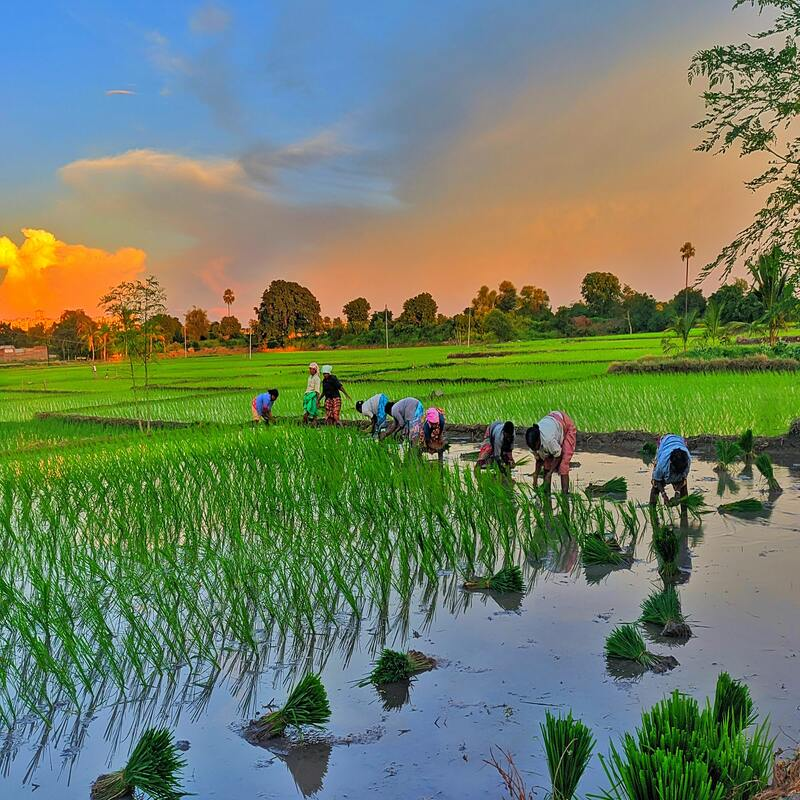
#> input picture Assignment-7/field.jpg, 800 x 800 px
$ python intensity_Histogram.py
#> lines starting #> are read from the running program, lines starting #| are printed output that depends on the picture
import cv2
import numpy as np
import matplotlib.pyplot as plt

def img_hist(img_set,hist_title_set):
    ch = len(img_set)
    j=2
    for i in range(ch):
        plt.subplot(2,4,j)
        plt.hist(img_set[i].ravel(),250,[0,250])
        plt.title(hist_title_set[i])
        j=j+2
    plt.savefig("intensity.jpg")
    plt.show()

def plt_img(img_set,img_title):
    ch = len(img_set)
    plt.figure(figsize=(20,20))
    j=1
    for i in range(ch):
        plt.subplot(2,4,j)
        plt.imshow(img_set[i],cmap='gray')
        plt.title(img_title[i])
        j = j+2

def move_intensity(grayscale,d):
    x,y = grayscale.shape
    processed_img = np.zeros((x,y),np.uint8)

    for i in range(x):
        for j in range(y):
            tmp =  grayscale[i,j] + d
            if (tmp > 255 ):
                tmp = 255
            if (tmp <0 ):
                tmp = 0
            processed_img[i,j] = tmp
    return processed_img

def band_intensity(grayscale,r1,r2):
    x,y = grayscale.shape
    processed_img = np.zeros((x,y),np.uint8)

    for i in range(x):
        for j in range(y):
            tmp =  grayscale[i,j]
            if (tmp < r1 ):
                tmp = r1
            if (tmp > r2 ):
                tmp = r2
            processed_img[i,j] = tmp
    return processed_img

def main():
    rgbImg = plt.imread('field.jpg')
#> rgbImg is the input picture: shape (800, 800, 3); mean R, G, B 111.6, 127.3, 101.7
    print(rgbImg.shape)
#| (800, 800, 3)
    grayscale = cv2.cvtColor(rgbImg,cv2.COLOR_RGB2GRAY)
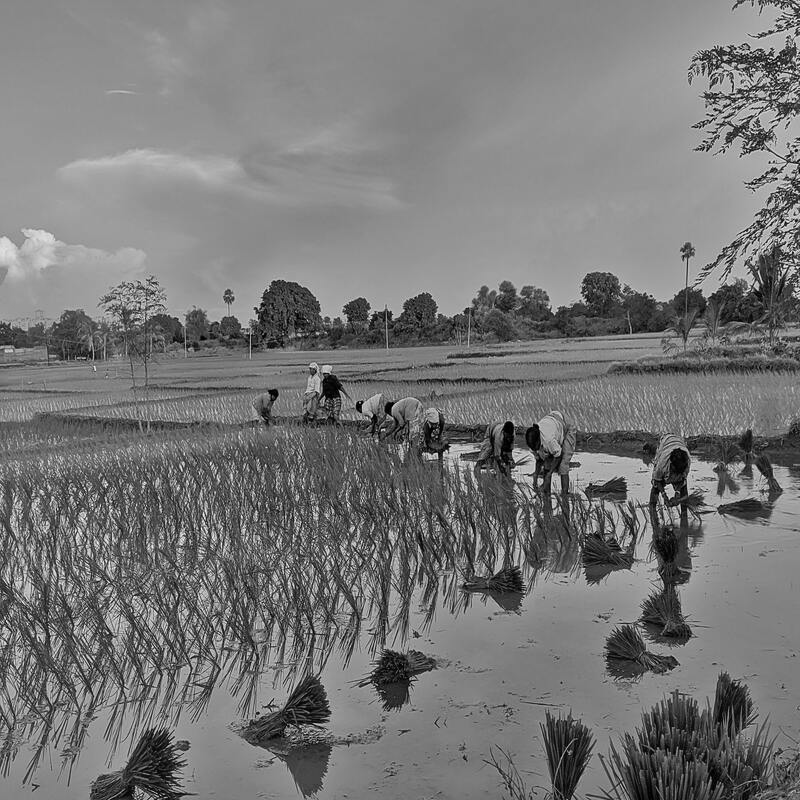
#> grayscale: shape (800, 800); min 0, max 252, mean 119.7
    print(grayscale.shape)
#| (800, 800)
    r,c = grayscale.shape
#> r = 800; c = 800

    movedLeft = np.zeros((r,c),dtype=np.uint8)
    movedRight = np.zeros((r,c),dtype=np.uint8)
    narrowBand = np.copy(grayscale)

    movedLeft = move_intensity(grayscale,90)
#> after the loop in move_intensity, `for i in range(x):`:
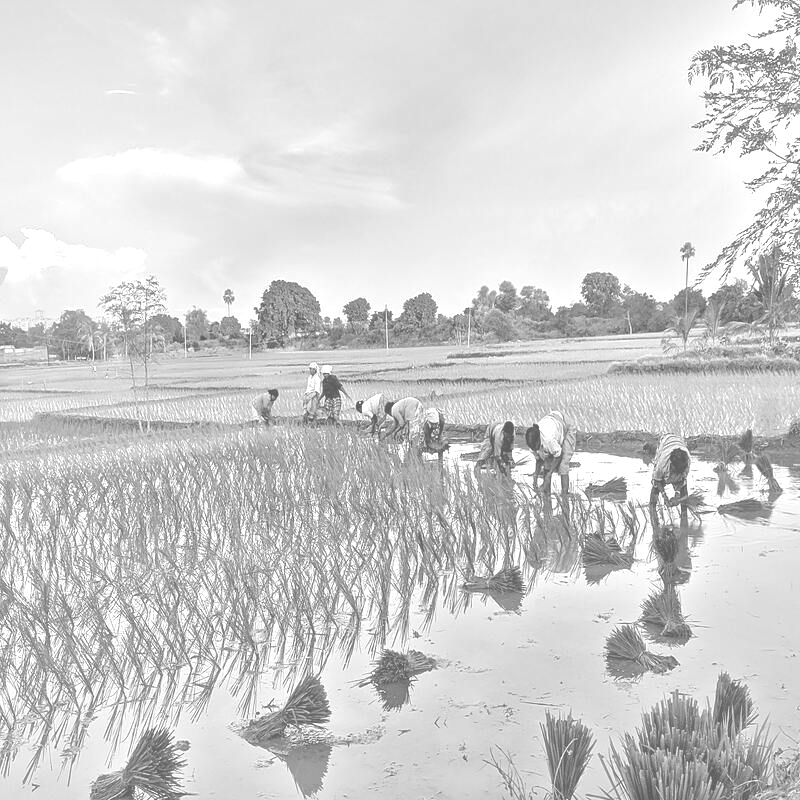
#> processed_img: shape (800, 800); min 90, max 255, mean 208.6
    movedRight = move_intensity(grayscale,-90)
#> call 2 of move_intensity, with d = -90
#> after the loop in move_intensity (call 2), `for i in range(x):`:
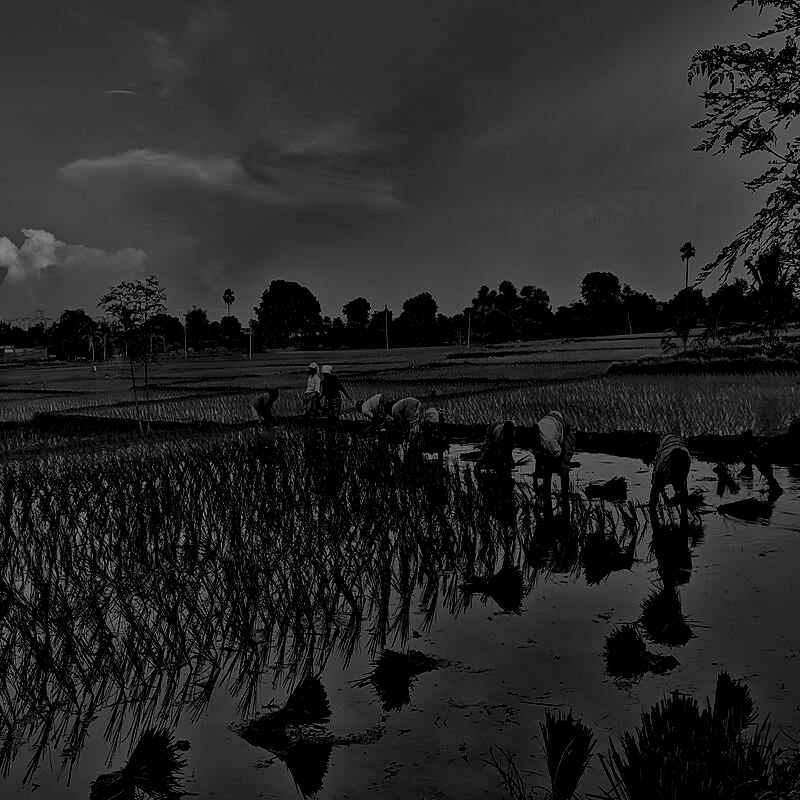
#> processed_img: shape (800, 800); min 0, max 162, mean 37.3
    narrowBand = band_intensity(grayscale,100,150)
#> after the loop in band_intensity, `for i in range(x):`:
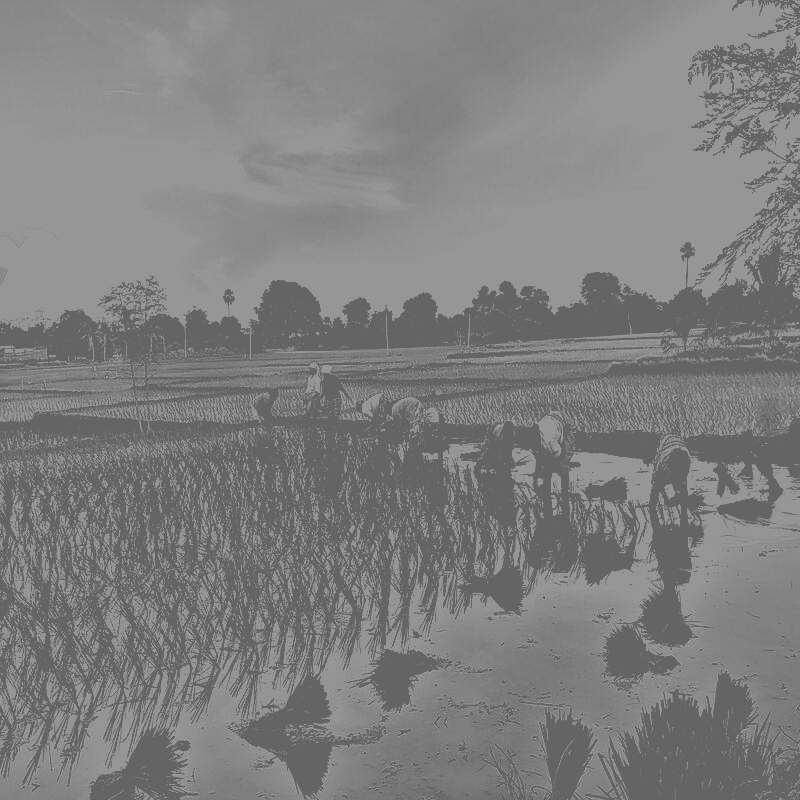
#> processed_img: shape (800, 800); min 100, max 150, mean 127.1

    img_set = [grayscale,movedLeft,movedRight,narrowBand]
    img_title = ['Grayscale','Moved Left','Moved Right','Narrow Band']
    hist_title_set = ['Grayscale Histogram', 'Left Histogram','Right Histogram','Band Histogram']

    plt_img(img_set,img_title)
#> in plt_img, `ch = len(img_set)`: ch = 4
#> after the loop in plt_img, `for i in range(ch):`: j = 9
    img_hist(img_set,hist_title_set)
#> in img_hist, `ch = len(img_set)`: ch = 4
#> after the loop in img_hist, `for i in range(ch):`: j = 10
#> in img_hist, `plt.savefig("intensity.jpg")`:
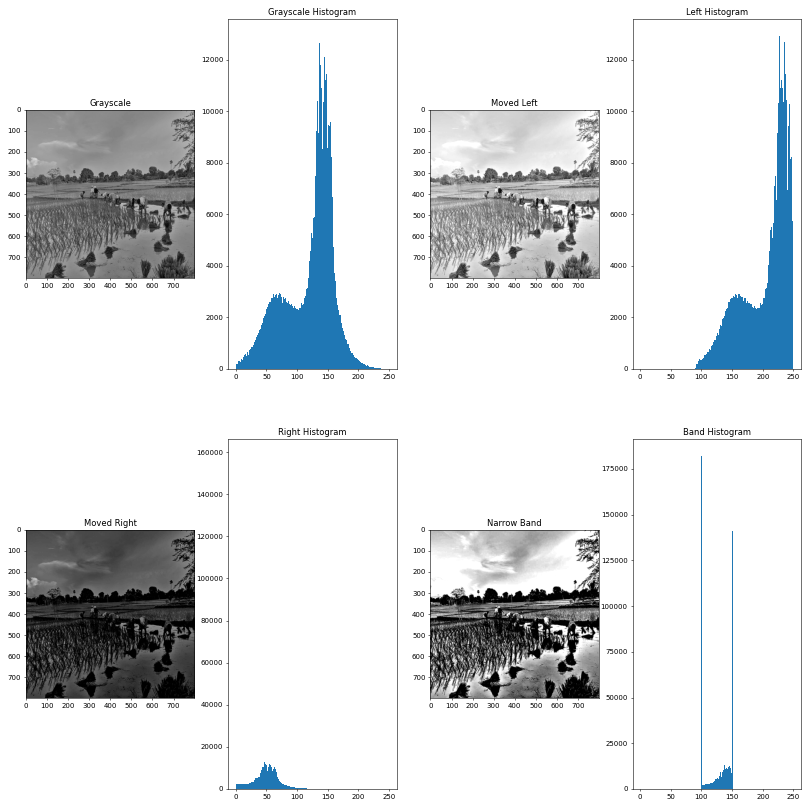
#> figure drawn by matplotlib, 8 panels; panel 5: tallest bar 12928 high, from x = 137 to 138; panel 6: tallest bar 12928 high, from x = 227 to 228; panel 7: tallest bar 158286 high, from x = 0 to 1; panel 8: tallest bar 182274 high, from x = 100 to 101

if __name__ == '__main__':
    main()
